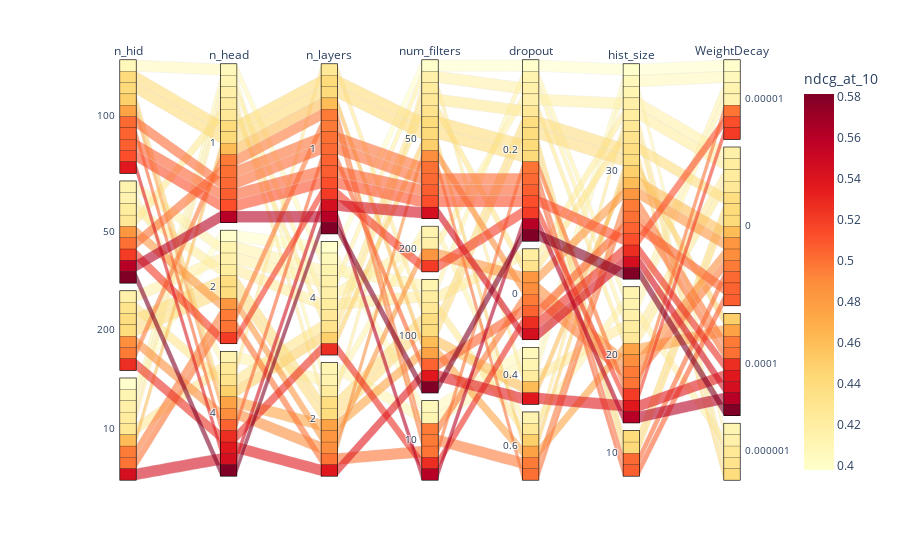

Notebook cell for this chart:
### Code cell
import plotly.express as px

columns = {
    'recommender_extra_params.n_hid': 'n_hid',
    'recommender_extra_params.n_head': 'n_head',
    'recommender_extra_params.n_layers': 'n_layers',
    'recommender_extra_params.num_filters': "num_filters",
    'recommender_extra_params.dropout': "dropout",
    'recommender_extra_params.hist_size': "hist_size",
    'optimizer_params.weight_decay': "WeightDecay",
}

# df = df.sort_values(['data_frames_preparation_extra_params.max_itens_per_session_y', 
#                      'data_frames_preparation_extra_params.max_relative_pos_y',
#                      'data_frames_preparation_extra_params.pos_max_deep_y',
#                      'data_frames_preparation_extra_params.filter_first_interaction_y'])

fig = px.parallel_categories(df, dimensions=list(columns.keys()),
                color="ndcg_at_10", 
                color_continuous_scale=px.colors.sequential.YlOrRd,
                labels=columns)
fig.show()

### Figure 1 — Plotly figure (JSON) as saved in the notebook; plotly's stock layout.template omitted (floating-point values rounded to 4 significant figures)
{"data": [{"dimensions": [{"label": "n_hid", "values": [100, 50, 50, 200, 100, 50, 100, 100, 100, 10, 10, 50, 10, 10, 50, 100, 10, 10, 100, 10, 50, 200, 200, 200, 50, 200, 50, 50, 10, 100, 100, 200, 10, 100, 200]}, {"label": "n_head", "values": [1, 2, 2, 4, 1, 1, 1, 4, 4, 2, 2, 2, 1, 2, 1, 1, 4, 1, 4, 1, 1, 4, 1, 4, 4, 2, 2, 4, 1, 1, 1, 2, 4, 4, 2]}, {"label": "n_layers", "values": [1, 1, 4, 2, 1, 4, 1, 2, 2, 4, 1, 2, 4, 2, 1, 1, 1, 1, 1, 2, 1, 4, 1, 4, 1, 4, 4, 2, 2, 4, 1, 2, 1, 4, 2]}, {"label": "num_filters", "values": [50, 200, 100, 50, 50, 50, 50, 100, 100, 50, 10, 200, 200, 10, 10, 50, 100, 100, 100, 10, 50, 50, 10, 10, 100, 50, 100, 200, 50, 10, 50, 100, 50, 50, 100]}, {"label": "dropout", "values": [0.2, 0.2, 0, 0, 0.2, 0.2, 0.2, 0.4, 0.6, 0.2, 0.6, 0, 0.2, 0.2, 0.2, 0.2, 0.6, 0.4, 0, 0.4, 0.6, 0, 0, 0, 0.2, 0.2, 0.2, 0.6, 0.4, 0.4, 0.2, 0.2, 0, 0.6, 0.2]}, {"label": "hist_size", "values": [30, 20, 30, 20, 10, 20, 10, 20, 20, 30, 30, 30, 30, 20, 20, 10, 30, 30, 30, 30, 30, 30, 20, 30, 30, 20, 20, 20, 20, 30, 10, 30, 30, 30, 30]}, {"label": "WeightDecay", "values": [1e-05, 1e-05, 0, 0, 0, 0, 0, 0.0001, 0.0001, 1e-05, 0.0001, 0, 0, 1e-05, 0.0001, 0, 1e-06, 0, 0, 1e-06, 0.0001, 1e-06, 0, 0.0001, 0.0001, 1e-06, 1e-05, 1e-05, 0, 1e-05, 0, 0, 0.0001, 0.0001, 1e-06]}], "domain": {"x": [0, 1], "y": [0, 1]}, "line": {"color": [0.5126, 0.521, 0.4206, 0.4888, 0.5026, 0.4252, 0.4408, 0.5375, 0.4761, 0.3979, 0.4964, 0.4839, 0.4164, 0.4986, 0.56, 0.4417, 0.4262, 0.4609, 0.505, 0.4113, 0.5001, 0.4315, 0.496, 0.5269, 0.5813, 0.4155, 0.4126, 0.4131, 0.4215, 0.4069, 0.5064, 0.4375, 0.5447, 0.449, 0.4389], "coloraxis": "coloraxis"}, "name": "", "type": "parcats"}], "layout": {"coloraxis": {"colorbar": {"title": {"text": "ndcg_at_10"}}, "colorscale": [[0, "rgb(255,255,204)"], [0.125, "rgb(255,237,160)"], [0.25, "rgb(254,217,118)"], [0.375, "rgb(254,178,76)"], [0.5, "rgb(253,141,60)"], [0.625, "rgb(252,78,42)"], [0.75, "rgb(227,26,28)"], [0.875, "rgb(189,0,38)"], [1, "rgb(128,0,38)"]]}, "legend": {"tracegroupgap": 0}, "margin": {"t": 60}}}
